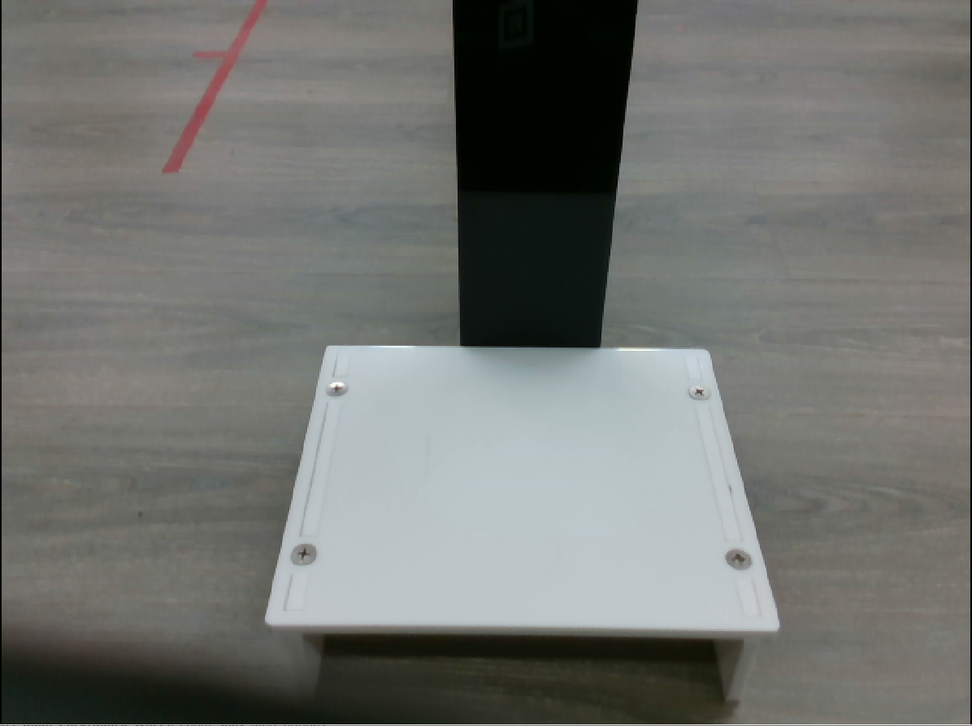
#> input picture competition_modules/place_to_box/place_to_box/src/test.png, 972 x 726 px, shrunk from 1196 x 894 before the run
$ python gray.py
#> lines starting #> are read from the running program, lines starting #| are printed output that depends on the picture; after the words box and inside, x2 and y2 are one past the last pixel; in counts of white or black regions, pixels touching at a corner belong together
#import cv2
#image_g = cv2.imread('test.jpg', 0)
#cv2. imwrite('test_g.jpg', image_g)

import cv2

originalImage = cv2.imread('test.png')
#> originalImage is the input picture: shape (726, 972, 3); mean B, G, R 112.2, 115.9, 113.8
grayImage = cv2.cvtColor(originalImage, cv2.COLOR_BGR2GRAY)

(thresh, blackAndWhiteImage) = cv2.threshold(grayImage, 127, 255, cv2.THRESH_BINARY)
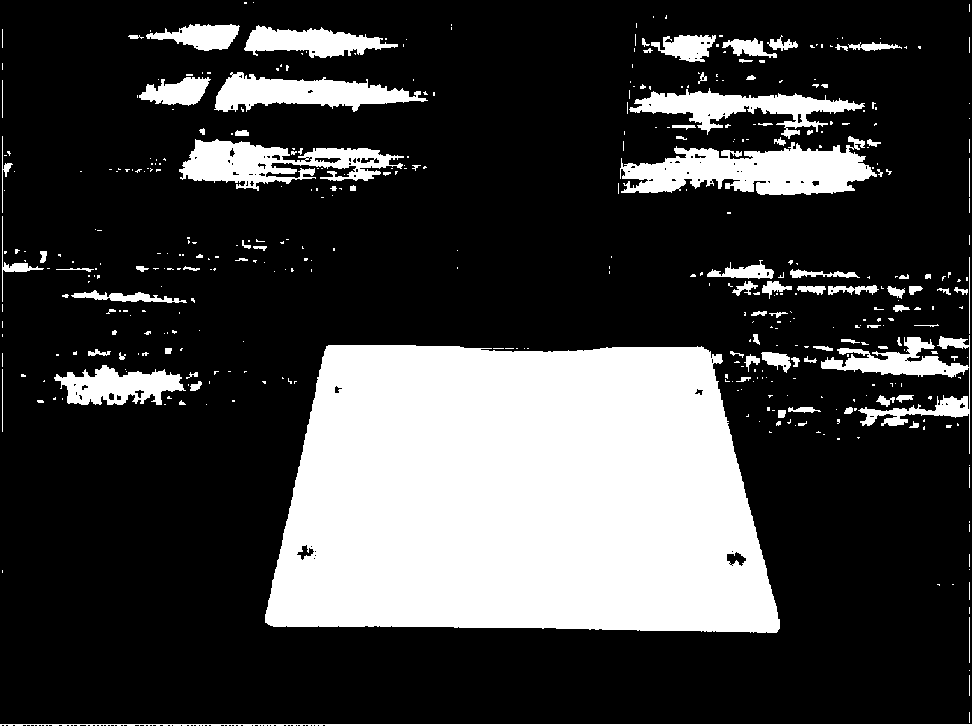
#> blackAndWhiteImage: shape (726, 972); 24.9% white; 433 white regions (336 under 20 px), largest, box (x1, y1, x2, y2) and area: (265, 345, 780, 633) 126577, (620, 136, 877, 195) 8803, (179, 139, 404, 191) 5637

cv2.imshow('Black white image', blackAndWhiteImage)
#cv2.imshow('Original image',originalImage)
#cv2.imshow('Gray image', grayImage)

cv2.waitKey(0)
cv2.destroyAllWindows()
